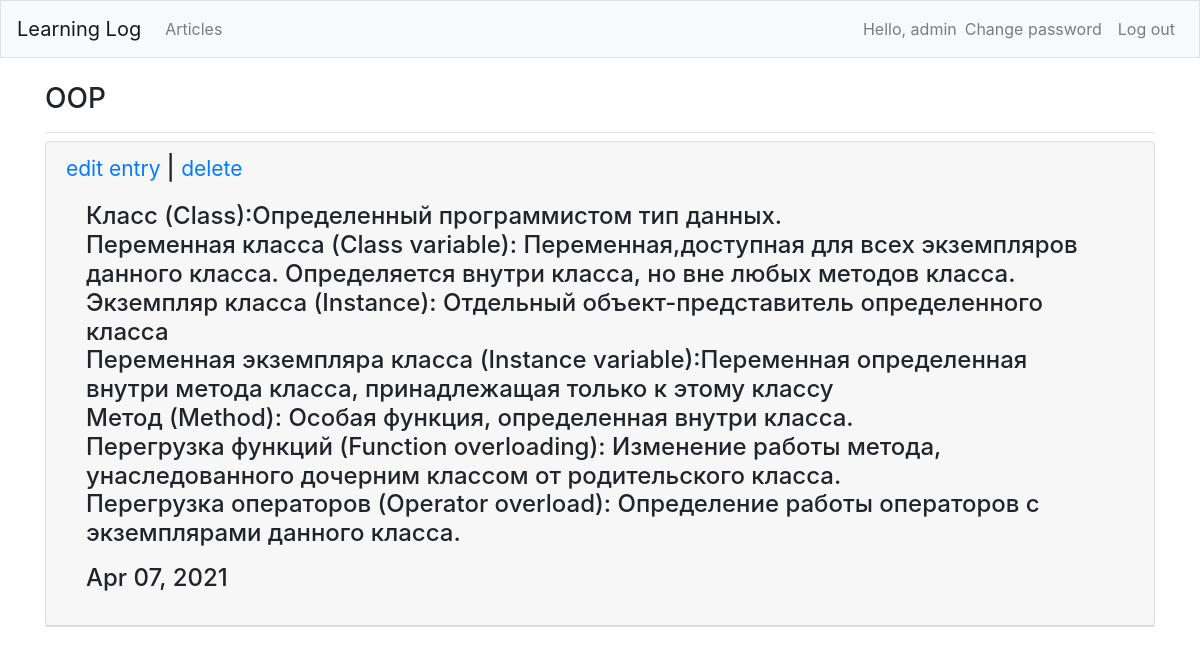
/articles/entry_detail/51/ (signed in), run on the app's committed database.
### users/models.py (models this page shows)
class CustomUser(AbstractUser):
    age = models.PositiveIntegerField(null=True, blank=True)

### articles/models.py (models this page shows, shortened)
class Entry(models.Model):
    article = models.ForeignKey(Article, on_delete=models.CASCADE, related_name='entries')
    title = models.CharField(max_length=255)
    body = models.TextField()
    date = models.DateTimeField(auto_now_add=True)
    author = models.ForeignKey(get_user_model(), on_delete=models.CASCADE,)
    publish = models.DateTimeField(default=timezone.now)
    class Meta:
        ordering = ('-publish',)
        verbose_name_plural = 'Entries'

### articles/views.py (the view)
# urls.py: path('entry_detail/<int:pk>/', EntryDetailView.as_view(), name='entry_detail'),
class EntryDetailView(DetailView):
    model = Entry
    template_name = 'entry_detail.html'

### templates/entry_detail.html (shortened to what this page needs)
{% extends 'base.html' %}
{% load bootstrap4 %}
{% block page_header %}
    <h3>{{ object.title }}</h3>
{% endblock page_header %}
{% block content %}
            <div class="card mb-3">
                <h4 class="card-header">
                    <small><a href="{% url 'entry_edit' entry.pk %}">
                        edit entry
                    </a></small> |
                    <small><a href="{% url 'entry_delete' entry.pk %}">
                        delete
                    </a></small>
                <div class="card-body">
                    {{ object.body|linebreaks }}
                    {{ object.date|date:'M d, Y' }}
                </div>
            </div>
{% endblock %}

### templates/base.html (shortened to what this page needs)
{% load bootstrap4 %}
<!DOCTYPE html>
<html lang="en">
<head>
    {% bootstrap_css %}
</head>
<body>
    <nav class="navbar navbar-expand-md navbar-light bg-light mb-4 border">
        <a class="navbar-brand" href="{% url 'home' %}">
            Learning Log
        </a>
        <div class="collapse navbar-collapse" id="navbarCollapse">
            <ul class="navbar-nav mr-auto">
                <li class="nav-item">
                    <a class="nav-link" href="{% url 'article_list' %}">Articles</a>
                </li>
            </ul>
            <ul class="navbar-nav ml-auto">
                {% if user.is_authenticated %}
                    <li class="nav-item">
                        <span class="navbar-text"}">
                            Hello, {{ user.username }}
                        </span>
                    </li>
                    <li class="nav-item">
                        <a class="nav-link" href="{% url 'password_change' %}">Change password</a>
                    </li>
                    <li class="nav-item">
                        <a class="nav-link" href="{% url 'logout' %}">Log out</a>
                    </li>
                {% endif %}
            </ul>
        </div>
    </nav>
    <main role="main" class="container">
        <div class="pb-2 mb-2 border-bottom">
            {% block page_header %}{% endblock page_header %}
        </div>
        <div>
            {% block content %}{% endblock content %}
        </div>
    </main>
</body>
</html>

### data on the page
CustomUser: username "admin"
Entry: title "OOP", body "Класс (Class):Определенный программистом тип данных. Переменная класса (Class variable): Переменная,доступная для всех экземпляров данного класса. Определяется внутри класса, но вне любых методов класса. Экземпляр класса (Instance): Отдельный объект-представитель определенного класса Переменная экземпляра класса (Instance variable):Переменная определенная внутри метода класса, принадлежащая только к этому классу Метод (Method): Особая функция, определенная внутри класса. Перегрузка функций (Function overloading): Изменение работы метода, унаследованного дочерним классом от родительского класса. Перегрузка операторов (Operator overload): Определение работы операторов с экземплярами данного…", date "Apr 07, 2021"
